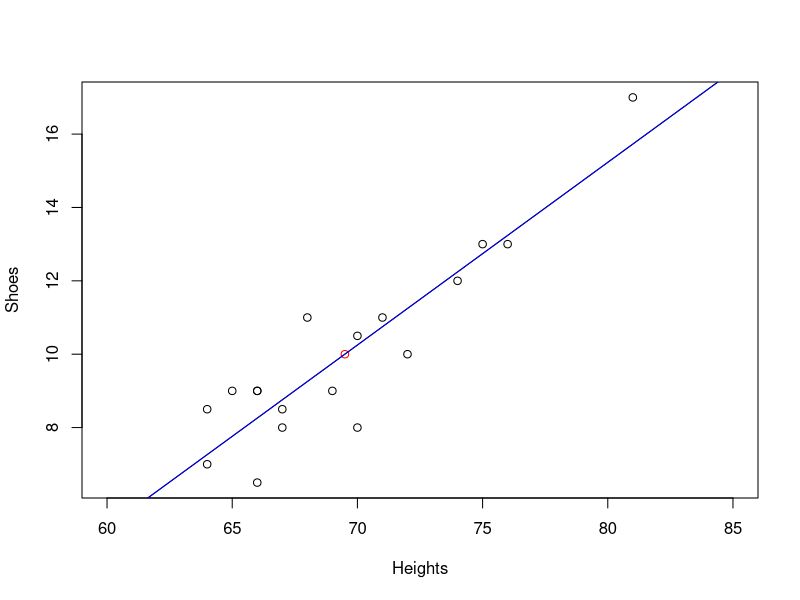
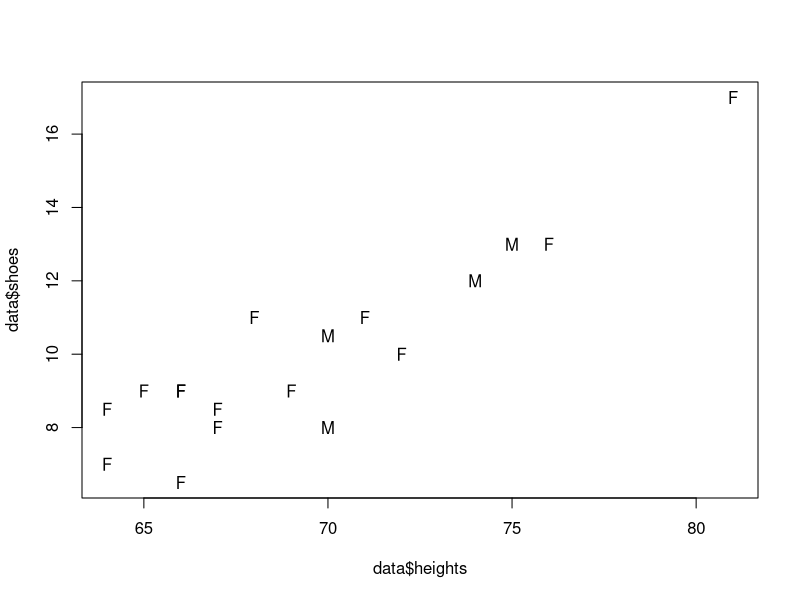

Write R code to recreate these figures, in order.
# create a dataframe
a <- 1:5
heights <- c(67, 68, 65, 64, 64, 70, 67, 69, 76,
             66, 81, 71, 66, 72, 66, 74, 70, 75)
matrix(runif(5, min = 0, max = 100), ncol  = 3)
shoes <- c(8, 11, 9, 7, 8.5, 8, 8.5, 9, 13, 9,17, 11, 9, 10, 6.5, 12, 10.5, 13)
length(heights)
sex <- c(rep(x = 'F', times = 5), 'M', 'F', 'F', rep(x = 'F', times = 6), 'F', 'M', 'M', 'M')
length(sex)

data <- data.frame(heights, shoes, sex)
plot(data$heights, data$shoes, xlab = 'Heights', ylab = 'Shoes', xlim = c(60, 85))
xbar <- mean(data$heights)
ybar <- mean(data$shoes)
points(xbar,ybar,col = 'red')
abline(a = -24.608, b = 0.498)

output <- lm(shoes ~ heights, data = data)
trend <- output$coefficients
abline(a = trend[1], b = trend[2], col = 'blue') # best fit
plot(x = data$heights, y = data$shoes, pch = data$sex)
data$sex <- as.character(data$sex)

library(ggplot2)
